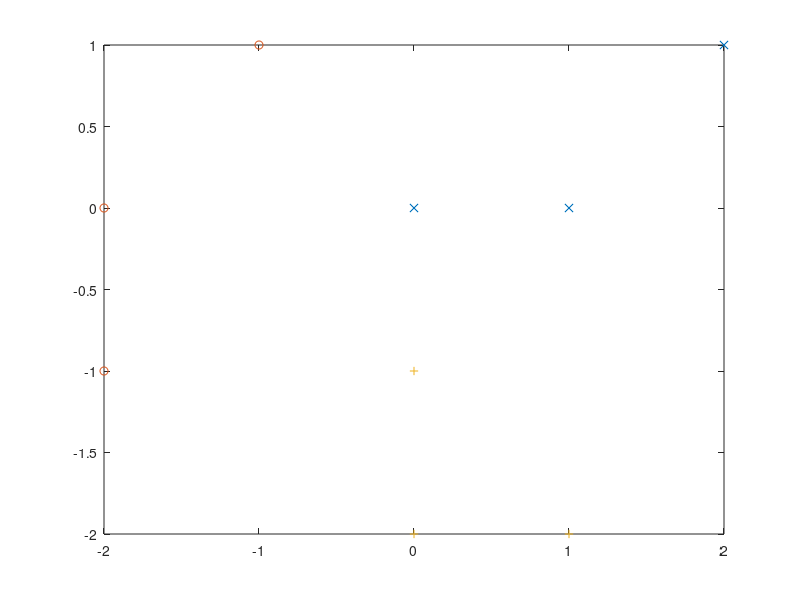

Reproduce this figure in MATLAB. (Note: this script raises an error after producing the figure.)
clear all;
%load data
w1=[0 0;2 1;1 0];
X1=w1(:,1);Y1=w1(:,2);
w2=[-1 1;-2 0;-2 -1];
X2=w2(:,1);Y2=w2(:,2);
w3=[0 -2;0 -1;1 -2];
X3=w3(:,1);Y3=w3(:,2);
%calculate average mu
mu1=[sum(w1)/3;sum(w1)/3;sum(w1)/3];
mu11=sum(w1)/3;
mu2=[sum(w2)/3;sum(w2)/3;sum(w2)/3];
mu22=sum(w2)/3;
mu3=[sum(w3)/3;sum(w3)/3;sum(w3)/3];
mu33=sum(w3)/3;
%calculate covariance matrix
sig1=transpose(w1-mu1)*(w1-mu1)/2;
sig2=transpose(w2-mu2)*(w2-mu2)/2;
sig3=transpose(w3-mu3)*(w3-mu3)/2;
%calculate inverse matrix
sig1Inv=pinv(sig1);
sig2Inv=pinv(sig2);
sig3Inv=pinv(sig3);
%calculate the det
det1=det(sig1);
det2=det(sig2);
det3=det(sig3);
%the priori probability
p1=1/3;
p2=1/3;
p3=1/3;
%calculate g
x=[-2 -2];
g1=-0.5*(x-mu11)*sig1Inv*transpose(x-mu11)-0.5*log(det1)+log(p1);
g2=-0.5*(x-mu22)*sig2Inv*transpose(x-mu22)-0.5*log(det2)+log(p2);
g3=-0.5*(x-mu33)*sig3Inv*transpose(x-mu33)-0.5*log(det3)+log(p3);
fprintf('%f,%f,%f\n',g1,g2,g3);
plot(X1,Y1,'x');
hold on;
plot(X2,Y2,'o');
hold on;
plot(X3,Y3,'+');
hold on;

syms x1;
syms x2;
g12=-0.5*([x1 x2]-mu11)*sig1Inv*([x1 x2]-mu11)'-0.5*log(det1)+log(p1)-...
    (-0.5*([x1 x2]-mu22)*sig2Inv*([x1 x2]-mu22)'-0.5*log(det2)+log(p2))
g13=-0.5*([x1 x2]-mu11)*sig1Inv*([x1 x2]-mu11)'-0.5*log(det1)+log(p1)-...
    (-0.5*([x1 x2]-mu33)*sig3Inv*([x1 x2]-mu33)'-0.5*log(det3)+log(p3))
g23=-0.5*([x1 x2]-mu22)*sig2Inv*([x1 x2]-mu22)'-0.5*log(det2)+log(p2)-...
    (-0.5*([x1 x2]-mu33)*sig3Inv*([x1 x2]-mu33)'-0.5*log(det3)+log(p3))
%'-0.5*([x y]-mu11)*sig1Inv*transpose([x y]-mu11)-0.5*log(det1)+log(p1)-(-0.5*([x y]-mu22)*sig2Inv*transpose([x y]-mu22)-0.5*log(det2)+log(p2))'
h1=ezplot(g12,[-2,2,-2,2]);
set(h1,'Color','red');
hold on;
h2=ezplot(g13,[-2,2,-2,2]);
set(h2,'Color','yellow');
hold on;
h3=ezplot(g23,[-2,2,-2,2]);
set(h3,'Color','blue');
